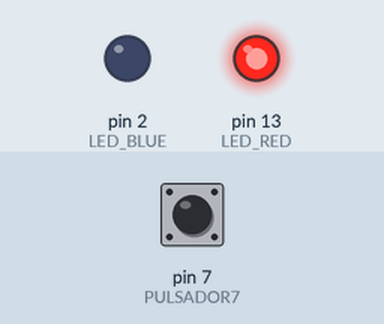
This sketch was run on a simulated Arduino Uno, built with avr-gcc and run on an emulated ATmega328P. On the bench: output pins drawn as LEDs (lit = HIGH). Dashed ring = blinking. The test bench sets the inputs (shaded band); at power-on: pin 7 (PULSADOR7) LOW. What the sketch prints to the serial monitor is not drawn.

Above: at 1.2 s.
1.3 s: pin 7 (PULSADOR7) pulled HIGH for 3.2 s
At 2.1 s:
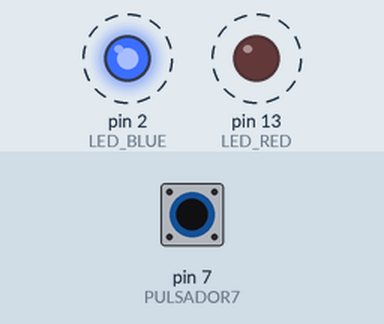
6.0 s: pin 7 (PULSADOR7) pulled HIGH for 0.15 s
At 6.8 s:
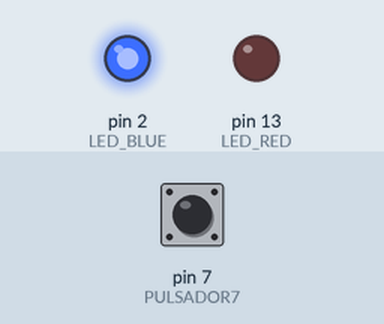
7.6 s: pin 7 (PULSADOR7) pulled HIGH for 1 s
At 8.1 s:
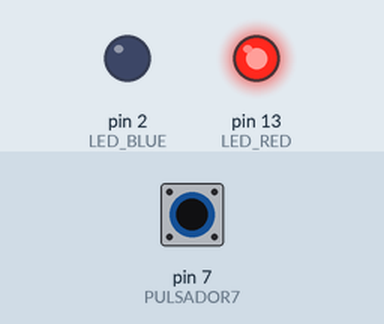
Timing chart, 0 to 10.6 s (numbered marks = the images above; inputs shaded):
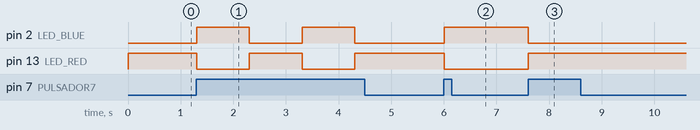

The sketch:

rutina1_pulsador_ledblue_ledred.ino
```cpp
const int LED_RED = 13;
const int LED_BLUE = 2;
const int PULSADOR7 = 7;

void setup() {
  Serial.begin(9600);
  pinMode(LED_RED, OUTPUT);
  pinMode(LED_BLUE, OUTPUT);
  pinMode(PULSADOR7, INPUT);

  digitalWrite(LED_RED, HIGH);
}

void loop() {

  // Si se presiona el pulsador.

  if( digitalRead(PULSADOR7) )
  {
    Serial.println("1");
    digitalWrite(LED_RED, !digitalRead(LED_RED));
    digitalWrite(LED_BLUE, !digitalRead(LED_BLUE));
    delay(1000);
  }
  else if( digitalRead(PULSADOR7) == LOW )
  {
    Serial.println("0");
  }
}
```

Measured:
- after the input at 1.3 s, pin 2 (LED_BLUE), pin 13 (LED_RED): alternates HIGH for 1.0 s and LOW for 1.0 s, starting at once
- after the input at 6.0 s, pin 2 (LED_BLUE): LOW → HIGH at once; pin 13 (LED_RED): HIGH → LOW at once
- after the input at 7.6 s, pin 2 (LED_BLUE): HIGH → LOW at once; pin 13 (LED_RED): LOW → HIGH at once
